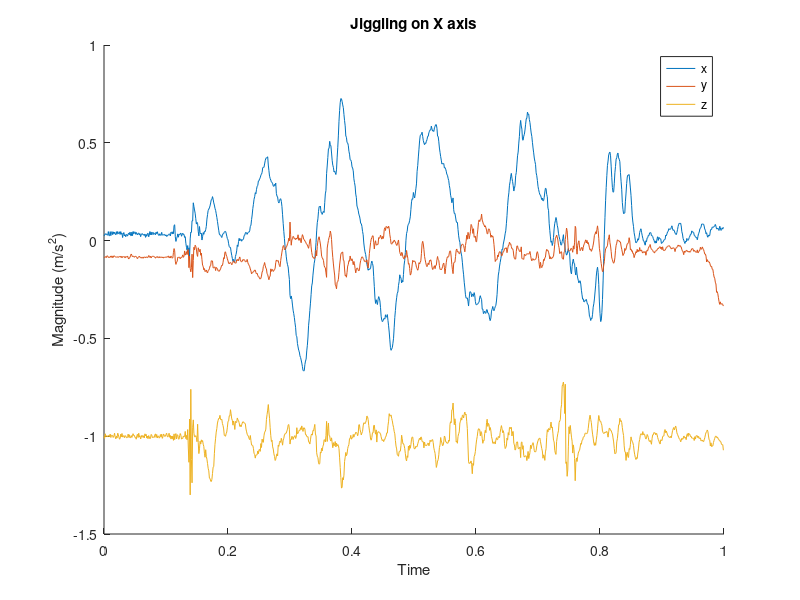
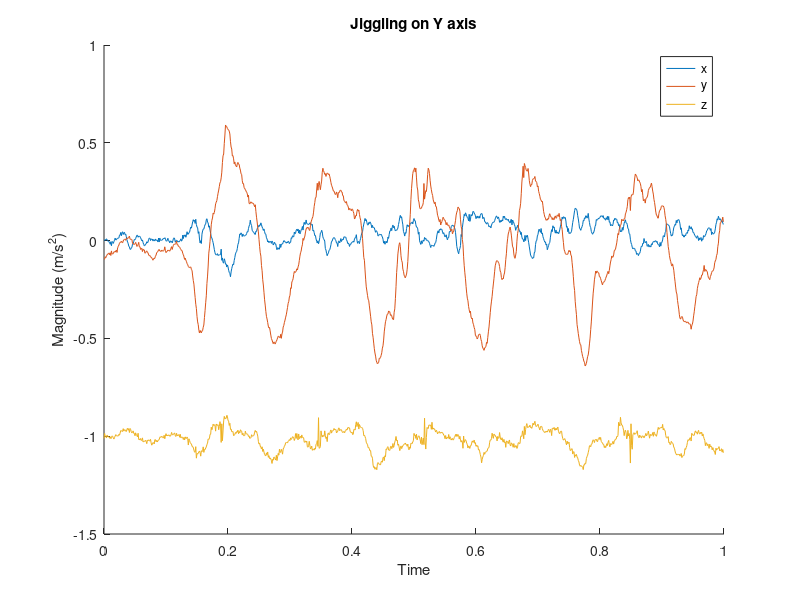
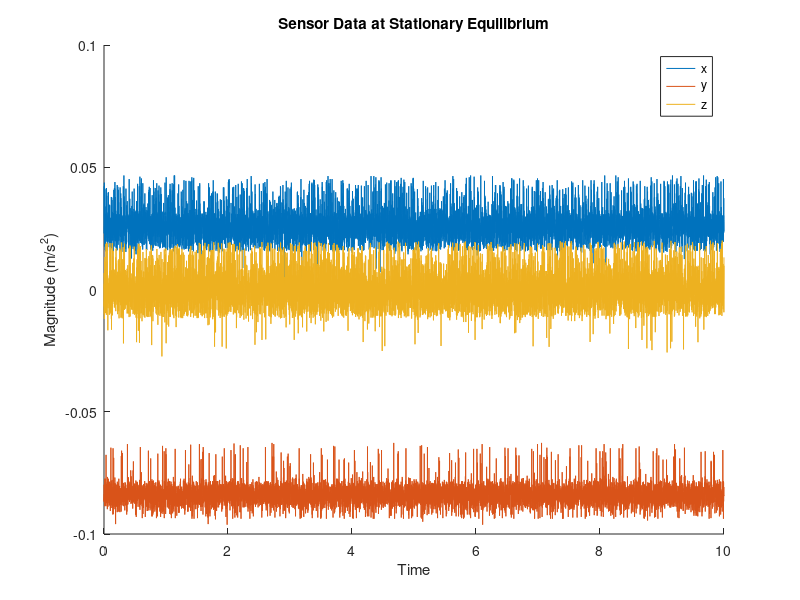

Write MATLAB code to recreate these figures, in order. (Note: this script raises an error after producing the figures.)
%% PiCar Kalman Filter Helper Script
% by Will Wu
clear, clc, close all

%% Import data
stationary = load('IMU_stationary.mat');
stationary = stationary.acc_gyro_sample;
x_jiggle = load('IMU_x_jiggle.mat');
x_jiggle = x_jiggle.acc_gyro_sample;
y_jiggle = load('IMU_y_jiggle.mat');
y_jiggle = y_jiggle.acc_gyro_sample;

% lables
acc_x = 2;
acc_y = 3;
acc_z = 4;
gyro_x = 5;
gyro_y = 6;
gyro_z = 7;

% all data are sampled at 1000Hz for 10 seconds
f_s = 1000;
time_stat = 0:1/f_s:10-1/f_s;
%% IMU Behaviroal Analysis

% jiggle data sets are data collected while shaking the IMU back and forth
% along a certain axis

% x jiggle
figure, hold on;
time_j = 0:1/f_s:1-1/f_s; % jiggle sampled for 1s at 1000Hz
plot(time_j, x_jiggle(acc_x, :));
plot(time_j, x_jiggle(acc_y, :));
plot(time_j, x_jiggle(acc_z, :));
legend('x','y','z'), xlabel('Time'),ylabel('Magnitude (m/s^2)');
title('Jiggling on X axis')

% y jiggle
figure, hold on;
plot(time_j, y_jiggle(acc_x, :));
plot(time_j, y_jiggle(acc_y, :));
plot(time_j, y_jiggle(acc_z, :));
legend('x','y','z'), xlabel('Time'),ylabel('Magnitude (m/s^2)');
title('Jiggling on Y axis')

% stationary, linear acc as a time series
figure, hold on;
plot(time_stat, stationary(acc_x, :));
plot(time_stat, stationary(acc_y, :));
plot(time_stat, detrend(stationary(acc_z, :))); % note that z is detrended
legend('x','y','z'), xlabel('Time'),ylabel('Magnitude (m/s^2)');
title('Sensor Data at Stationary Equilibrium')

%% statiscal analysis

% distribution analysis
figure, histogram(stationary(acc_x,:)), title('X Acc Distribution');
figure, histogram(stationary(acc_y,:)), title('Y Acc Distribution');
figure, histogram(stationary(acc_z,:)), title('Z Acc Distribution');

% gyro readings in deg/s
sensor_mean = mean(stationary(acc_x:gyro_z,:),2);

% starting Kalman Q & R values
sensor_cov = cov(transpose(stationary(acc_x:gyro_z,:)));
sensor_var = diag(sensor_cov);  

%% Kalman filter setup
f_s = 100; %Hz
delta_t = 1/f_s;
A_kf = [1 delta_t;0 1];
b_kf = [delta_t^2/2; delta_t];
c_x = eye(2);
d_x = zeros(2,1);

a_x_in = [transpose(stationary(1,:)/f_s) transpose(stationary(acc_x, :))];
